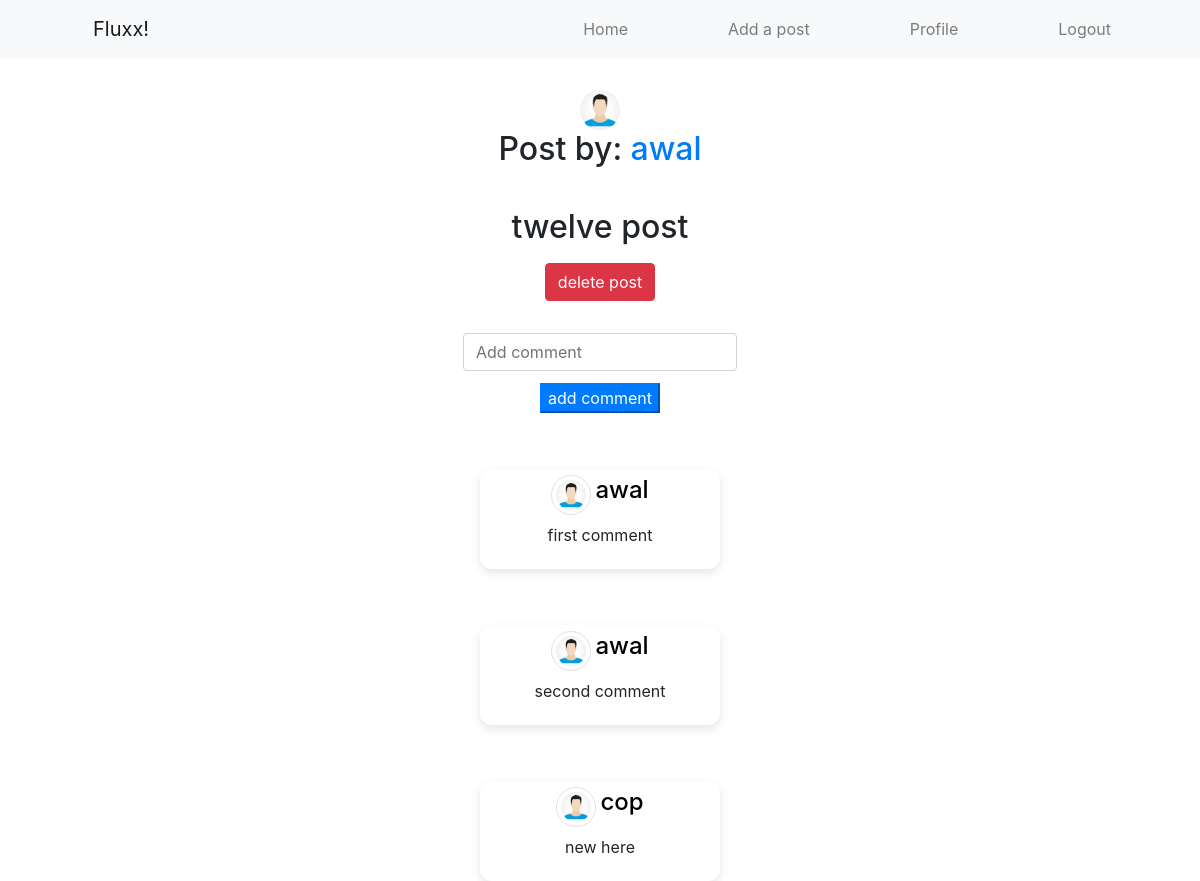
Screenshot of /fluxx/post/11/ (signed in) with the database file from the repository.
### Fluxx/models.py (models this page shows, shortened)
class Post(models.Model):
    author = models.ForeignKey(User, on_delete=models.CASCADE, related_name='posts')
    title = models.CharField(max_length=46,null=False,default="testing title")
    content = models.TextField(blank=False)
    likes = models.ManyToManyField(User, related_name='liked_posts', blank=True)
    created_at = models.DateTimeField(auto_now_add=True)

class Profile(models.Model):
    user = models.OneToOneField(User, related_name='profile', on_delete=models.CASCADE)
    bio =models.CharField(max_length=150,default="my bio")
    avatar = models.ImageField( upload_to='avatars/', default="avatars/default.jpg")
    followers = models.ManyToManyField(User, related_name='following', blank=True)

class Comment(models.Model):
    post = models.ForeignKey(Post, on_delete=models.CASCADE, related_name="comments")
    author = models.ForeignKey(User, on_delete=models.CASCADE)
    text = models.CharField(max_length= 60)
    created_at = models.DateTimeField(auto_now_add=True)

### Fluxx/views.py (the view)
# urls.py: path("post/<int:pk>/",comment, name="post-detail"),
@login_required
def comment(request, pk):
    post = get_object_or_404(Post, id=pk)
    comments = post.comments.all()
    if request.method == "POST":
        form = commentForm(request.POST)
        if form.is_valid():
            comment = form.save(commit=False)
            comment.author = request.user
            comment.post = post
            comment.save()
            return redirect('post-detail', pk=post.pk)
    else:
        form = commentForm()
    context = {
        'form': form,
        'comments': comments,
        'post': post,
    }
    return render(request, "Fluxx/post_detail.html", context)

### Fluxx/forms.py
class commentForm(forms.ModelForm):
    class Meta:
        model = Comment
        fields = ["text"]

### Fluxx/templates/Fluxx/post_detail.html (shortened to what this page needs)
{% extends 'Fluxx/base.html' %}
{% load widget_tweaks %}
{%block content %}
<div class="screen">
    <div class="screen-head">
        <img src="{{post.author.profile.avatar.url}}" class="img-fluid rounded-circle"  width="40" height="40" alt="avatar">
        <h2>Post by: <a href="{% url 'profile' post.author.id %}">{{ post.author.username}}</a></h2>
    </div>
    <div class="content">
        <h2>{{post.content}}</h2>
        {% if request.user == post.author %}
        <form action="{% url 'delete-post' post.id %}" method="post" >
            <div class="text-center mt-3">
                <button class="btn btn-danger">delete post</button>
            </div>
        </form>
        {% endif %}
    </div>
<form method="post" >
    {{ form.text|add_class:"form-control" |attr:"placeholder:Add comment"}}
      <div class="content-btn">
        <button class="btn-primary">add comment</button>
      </div>
</form>
{% for comment in comments %}
<div class="flex-avatar-cotainer mt-4">
<div class="flex-avatar m-0">
<img src="{{comment.author.profile.avatar.url}}" alt="avatar" class="rounded-circle img-thumbnail" width="40" height="40">
<h4><a href="{% url 'profile' comment.author.id %}" class="a">{{comment.author.username}}</a></h4>
</div>
<p class="mt-2">{{comment.text}}</p>
</div>
{% empty %}
<p>no comment</p>
{% endfor %}
{% endblock %}

### Fluxx/templates/Fluxx/base.html (shortened to what this page needs)
{% load static %} {% load widget_tweaks %} {% load bootstrap4 %}
<!doctype html>
<html lang="en">
  <head>
    <link rel="stylesheet" href="{% static 'Fluxx/style.css' %}" />
    <link
      href="https://cdn.jsdelivr.net/npm/bootstrap@5.3.2/dist/css/bootstrap.min.css"
      rel="stylesheet"
    />
    {% bootstrap_css %}
  </head>
  <body>
    <nav class="navbar navbar-expand-lg navbar-light bg-light px-4 sticky-top">
      <div class="container-fluid">
        <a class="navbar-brand" href="#">Fluxx!</a>
        <div class="collapse navbar-collapse" id="fluxxNavbar">
          <ul class="navbar-nav ms-auto mb-2 mb-lg-0">
            <li class="nav-item">
              <a class="nav-link" href="{% url 'home' %}">Home</a>
            </li>
            <li class="nav-item">
              <a class="nav-link" href="{% url 'create-post' %}">Add a post</a>
            </li>
            {% if request.user.is_authenticated and request.user.id %}
            <li class="nav-item">
              <a class="nav-link" href="{% url 'profile' user.id %}">Profile</a>
            </li>
            <li class="nav-item">
              <a class="nav-link" href="{% url 'logout' %}">Logout</a>
            </li>
            {% else %}
            <li class="nav-item">
              <a class="nav-link" href="{% url 'login' %}">Log in</a>
            </li>
            {% endif %}
          </ul>
        </div>
      </div>
    </nav>
    <main>{% block content %} {% endblock %}</main>
  </body>
</html>

### Fluxx/static/Fluxx/style.css (style rules this page uses)
body { background-color: rgb(237, 241, 241); padding: 0px; margin: 0px; }
.navbar a { text-decoration: none; color: rgb(236, 236, 236); padding: 6px 12px; margin: 0 42px; border-radius: 16px; }
.screen { margin-top: 2em; width: 100%; display: flex; flex-direction: column; justify-content: center; align-items: center; gap: 2em; }
.screen-head { display: flex; justify-content: center; align-items: center; flex-direction: column; }
.content h2 { margin: 0 12em; }
.content-btn { display: flex; justify-content: center; align-items: center; margin-top: 12px; }
.flex-avatar { display: flex; justify-content: center; align-items: center; gap: 4px; }
.flex-avatar-cotainer { border-radius: 12px; box-shadow: 0 4px 10px rgba(0, 0, 0, 0.1); transition: transform 0.2s ease, box-shadow 0.2s ease; background-color: #fff; padding: 6px; min-width: 20%; min-height: auto; text-align: center; }
.a { color: black; }

### rows the page displays
Post: author.profile.avatar (placeholder picture), author.username "awal", content "twelve post"
Comment: author.profile.avatar (placeholder picture), author.username "awal", text "first comment"
Comment: author.profile.avatar (placeholder picture), author.username "awal", text "second comment"
Comment: author.profile.avatar (placeholder picture), author.username "cop", text "new here"
